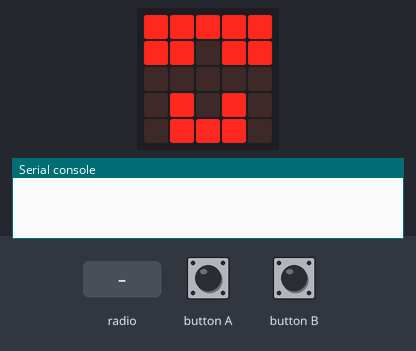
Bench run of a program on a simulated BBC micro:bit running MicroPython. Shown: the board's 5×5 LED display, the last lines printed to the serial console. The test bench sets the inputs (shaded band). No radio messages arrive unless stated (any console line starting 'radio sent:' is added by the test bench).

Above: at 5.0 s.
5.1 s: radio message "SYN" arrives
At 6.3 s:
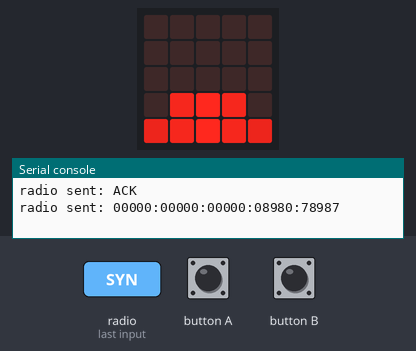
6.6 s: button A pressed for 0.15 s
At 7.2 s:
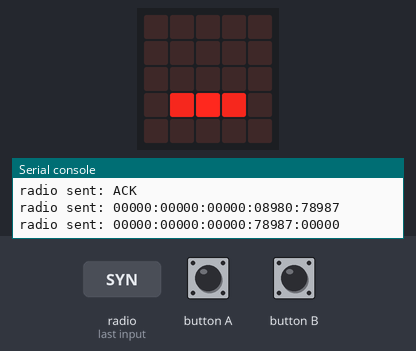
Timing chart, 0 to 9.6 s (numbered marks = the images above; inputs shaded):
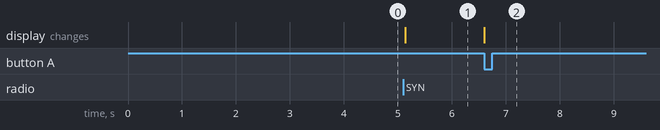

The program:

pong.py
```python
import time

import radio
import random
from microbit import display, Image, button_a, button_b, sleep

radio.config(channel=69)

# The radio won't work unless it's switched on.
radio.on()

sent = None


board = [
    "00000",  # player 1
    "00000",
    "00000",
    "08980",
    "78987",  # net
    "08980",
    "00000",
    "00000",
    "00000",  # Player 2
]

starting = 4

def clear_screens():
    display.clear()
    radio.send("CLEAR")

def server_wins():
    display.show(Image.SMILE)
    radio.send("WIN")

def client_wins():
    display.show(Image.SMILE)
    radio.send("LOSE")


def draw_screen():
    server_board = board[0:5]
    client_board = reversed(board[4:9])

    display.show(Image(str(':'.join(server_board))))
    radio.send(str(':'.join(client_board)))


def push():
    global starting
    board[starting] = "00000"
    starting += 1
    board[starting] = "78987"


def pull():
    global starting
    board[starting] = "00000"
    starting += 1
    board[starting] = "78987"

def player_right():
    global player_location
    if player_location < 3:
        player_location += 1


def start_client():
    while True:
        radio.send("SYN")
        server_response = radio.receive()
        if server_response == "ACK":
            return True


def start_server():
    while True:
        client_connected = radio.receive()
        if client_connected == "SYN":
            display.show(Image.ARROW_NW)
            radio.send("ACK")
            return True


def main(server=False):
    if server:
        display.show(Image.FABULOUS)
        start_server()
    else:
        start_client()

    if server:
        draw_screen()
        # Event loop.
        while True:
            should_redraw = False
            if button_a.was_pressed():
                pull()
                should_redraw = True
            elif radio.receive() == "A":
                push()
                should_redraw = True
            if should_redraw:
                draw_screen()

main(True)
```

Measured:
- after the input at 5.1 s, the display: changes at once (image 1)
- after the input at 6.6 s, the display: changes at once (image 2)
